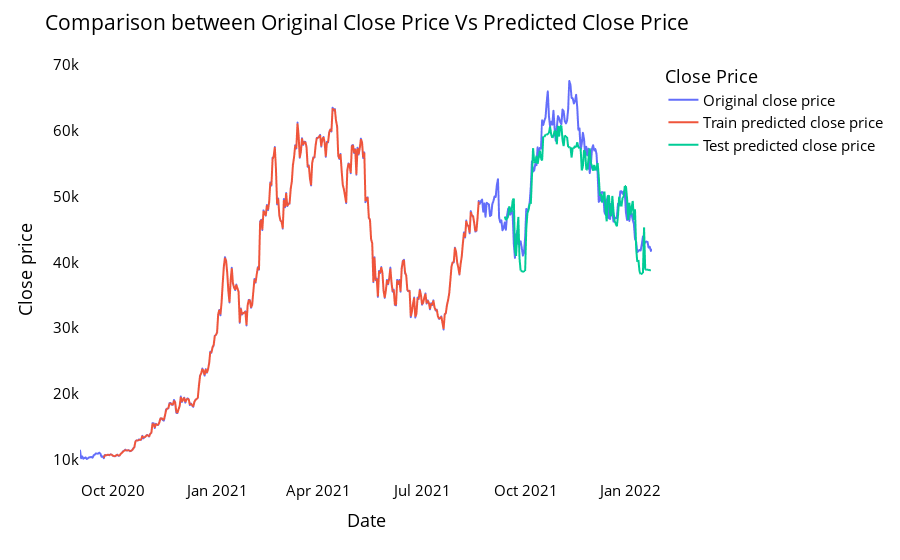

This figure's notebook cell:
### Code cell
Crypto.xgboostModel()

### Figure 1 — Plotly figure (JSON) as saved in the notebook; plotly's stock layout.template omitted (floating-point values rounded to 4 significant figures; data arrays with more than 128 entries replaced by an {"elided": "..."} marker saying what was removed)
{"data": [{"hovertemplate": "variable=original_close<br>Date=%{x}<br>Close price=%{y}<extra></extra>", "legendgroup": "original_close", "line": {"color": "#636efa", "dash": "solid"}, "marker": {"symbol": "circle"}, "mode": "lines", "name": "Original close price", "showlegend": true, "type": "scattergl", "x": {"elided": "506 str values"}, "xaxis": "x", "y": {"elided": "506 float values"}, "yaxis": "y"}, {"hovertemplate": "variable=train_predicted_close<br>Date=%{x}<br>Close price=%{y}<extra></extra>", "legendgroup": "train_predicted_close", "line": {"color": "#EF553B", "dash": "solid"}, "marker": {"symbol": "circle"}, "mode": "lines", "name": "Train predicted close price", "showlegend": true, "type": "scattergl", "x": {"elided": "506 str values"}, "xaxis": "x", "y": {"elided": "506 float values"}, "yaxis": "y"}, {"hovertemplate": "variable=test_predicted_close<br>Date=%{x}<br>Close price=%{y}<extra></extra>", "legendgroup": "test_predicted_close", "line": {"color": "#00cc96", "dash": "solid"}, "marker": {"symbol": "circle"}, "mode": "lines", "name": "Test predicted close price", "showlegend": true, "type": "scattergl", "x": {"elided": "506 str values"}, "xaxis": "x", "y": {"elided": "506 float values"}, "yaxis": "y"}], "layout": {"font": {"color": "black", "size": 15}, "legend": {"title": {"text": "Close Price"}, "tracegroupgap": 0}, "margin": {"t": 60}, "plot_bgcolor": "white", "title": {"text": "Comparison between Original Close Price Vs Predicted Close Price"}, "xaxis": {"anchor": "y", "domain": [0, 1], "showgrid": false, "title": {"text": "Date"}}, "yaxis": {"anchor": "x", "domain": [0, 1], "showgrid": false, "title": {"text": "Close price"}}}}
